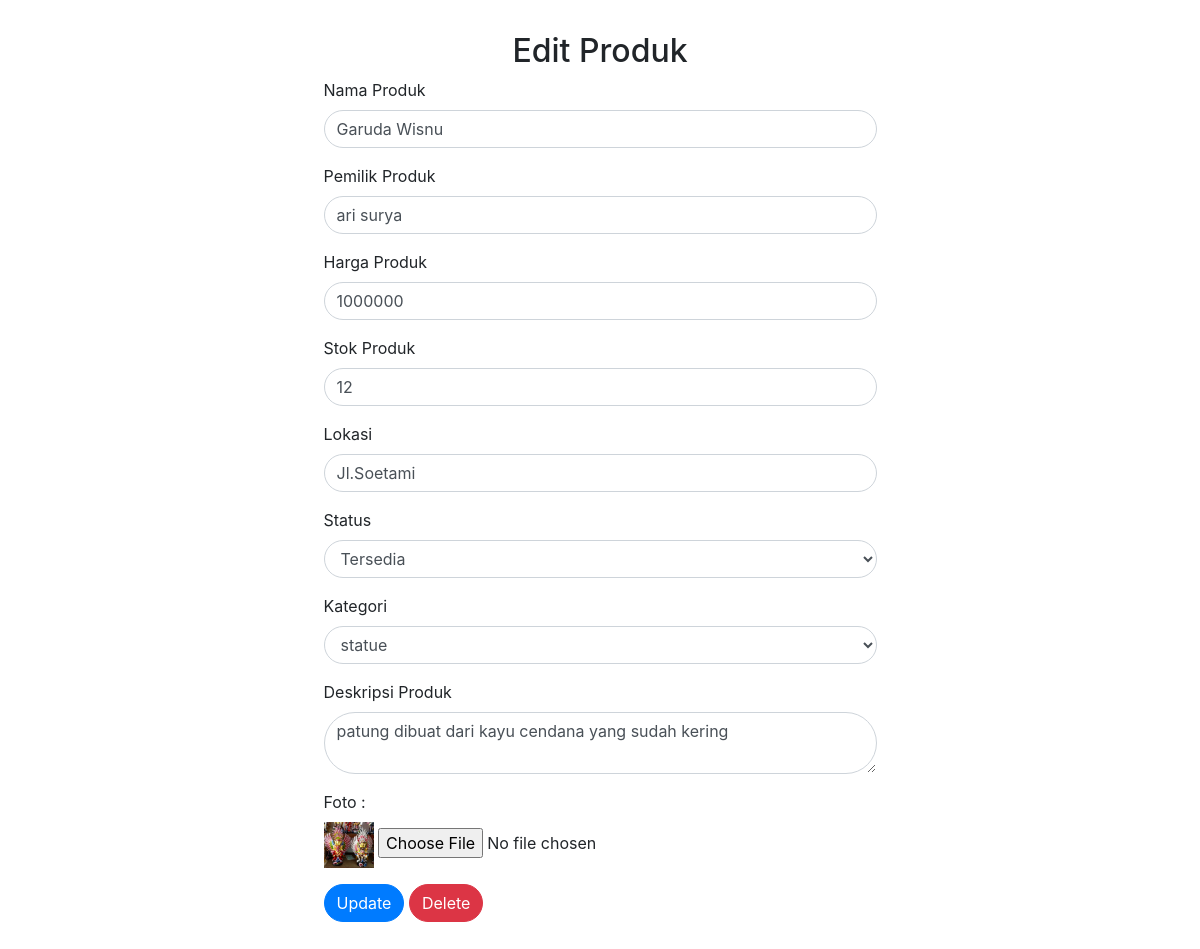
The app's page /edit.php?id=20 with its own data.
### tables this page shows
CREATE TABLE `tb_produk` (
  `id_produk` int(11) NOT NULL,
  `nama_produk` varchar(255) NOT NULL,
  `harga_produk` int(11) NOT NULL,
  `stok_produk` int(11) NOT NULL,
  `lokasi` varchar(255) NOT NULL,
  `id_status` int(11) NOT NULL,
  `deskripsi_produk` text NOT NULL,
  `id_kategori` int(11) NOT NULL,
  `foto_produk` varchar(255) NOT NULL,
  `owner_produk` varchar(255) NOT NULL
);

CREATE TABLE `tb_status` (
  `id_status` int(11) NOT NULL,
  `nama_status` varchar(100) NOT NULL
);

CREATE TABLE `tb_kategori` (
  `id_kategori` int(11) NOT NULL,
  `nama_kategori` varchar(255) NOT NULL
);

### functions.php (called while the page is built, shortened)
<?php
$conn=mysqli_connect('localhost','root','','db_produkacraf');
function query($query){
    global $conn;
    $result = mysqli_query($conn, $query);
    $rows=[];
    while( $row = mysqli_fetch_assoc($result)){
        $rows[]= $row;
    }
    return $rows;
}
?>

### edit.php (the view, shortened to what this page needs)
<?php
require 'functions.php';
$id_produk= $_GET["id"];
$produk= query("SELECT * FROM tb_produk INNER JOIN tb_status USING(id_status) INNER JOIN tb_kategori USING(id_kategori) WHERE id_produk=$id_produk") [0];
?>
<!DOCTYPE html>
<html>
<head>
    <link rel="stylesheet" href="css/bootstrap.min.css">
    <link rel="stylesheet" href="css/style.css">
</head>
<body>
    <div id="edit">
        <div class="row justify-content-center">
            <h2>Edit Produk</h2>
        </div>
        <div class="row justify-content-center">
            <div class="col-md-6">
                <form action="" method="post" enctype="multipart/form-data">
                    <div class="form-group">
                        <label for="nama_produk">Nama Produk</label>
                        <input type="text" name="nama_produk" id="nama_produk"class="form-control rounded-pill" required  value="<?= $produk["nama_produk"]; ?>">
                    </div>
                    <div class="form-group">
                        <label for="owner_produk">Pemilik Produk</label>
                        <input type="text" name="owner_produk" id="owner_produk"class="form-control rounded-pill" required  value="<?= $produk["owner_produk"]; ?>">
                    </div>
                    <div class="form-group">
                        <label for="harga_produk">Harga Produk</label>
                        <input type="number" name="harga_produk" id="harga_produk"class="form-control rounded-pill" required value="<?= $produk["harga_produk"]; ?>">
                    </div>
                    <div class="form-group">
                        <label for="stok_produk">Stok Produk</label>
                        <input type="number" name="stok_produk" id="stok_produk"class="form-control rounded-pill" required value="<?= $produk["stok_produk"]; ?>">
                    </div>
                    <div class="form-group">
                        <label for="lokasi">Lokasi</label>
                        <input type="text" name="lokasi" id="lokasi"class="form-control rounded-pill" required value="<?= $produk["lokasi"]; ?>">
                    </div>
                    <div class="form-group">
                        <label for="status">Status</label>
                        <select class="form-control rounded-pill" name="status" id="status">
                            <option value="<?= $produk["id_status"]; ?>"><?= $produk["nama_status"]; ?></option>
                        </select>
                    </div>
                    <div class="form-group">
                        <label for="kategori">Kategori</label>
                        <select class="form-control rounded-pill" name="kategori" id="kategori">
                            <option value="<?= $produk["id_kategori"]; ?>"><?= $produk["nama_kategori"]; ?></option>
                        </select>
                    </div>
                    <div class="form-group">
                        <label for="deskripsi_produk">Deskripsi Produk</label>
                        <textarea type="text" name="deskripsi_produk" id="deskripsi_produk"class="form-control rounded-pill" required><?= $produk["deskripsi_produk"]; ?></textarea>
                    </div>
                    <div class="form-group">
                        <label for="foto_produk">Foto  :</label><br>
                        <img src="img/<?= $produk["foto_produk"]?>" width="50">
                        <input type="file" name="foto_produk" id="foto_produk" accept="image/*" >
                    </div>
                    <button type="sumbit" name="update" class="btn btn-primary rounded-pill">Update</button>
                    <button type="sumbit" name="delete" class="btn btn-danger rounded-pill">Delete</button>
                </form>
            </div>
        </div>
    </div>
</body>

### css/style.css (style rules this page uses)
body { padding: 2rem; }

### records on screen
tb_produk: nama_produk "Garuda Wisnu", owner_produk "ari surya", harga_produk "1000000", stok_produk "12", lokasi "Jl.Soetami", status "Tersedia", kategori "statue", deskripsi_produk "patung dibuat dari kayu cendana yang sudah kering", foto_produk (picture)
